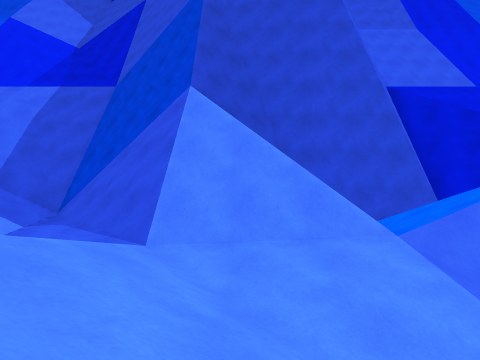
[1] (above)

24 first-person views from a walk through a 3-D level made in the Unity game engine. The camera is 1.3 m above the floor, looks level and sees 80° across. The floor is counted in squares, 2 m on a side. Each view is taken from the middle of a square. On the plan, view 1 faces up. The plan holds only what a view shows up to about 9 squares ahead; the rest is blank. The place goes on beyond the plan. The player is left out.

[2]
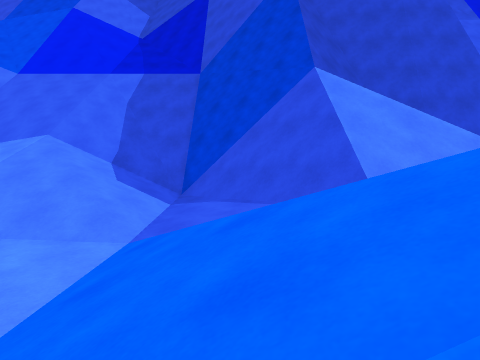

[3]
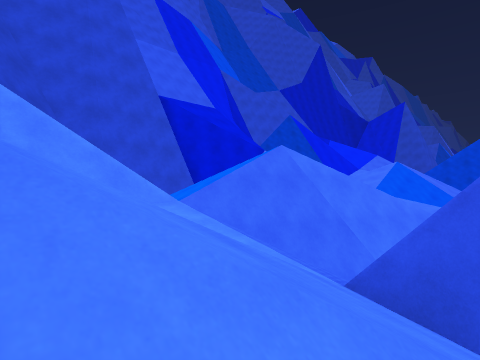

[4]
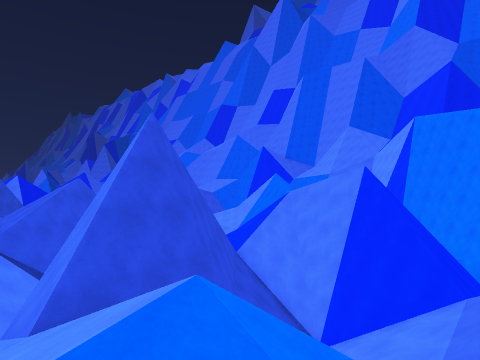

[5]
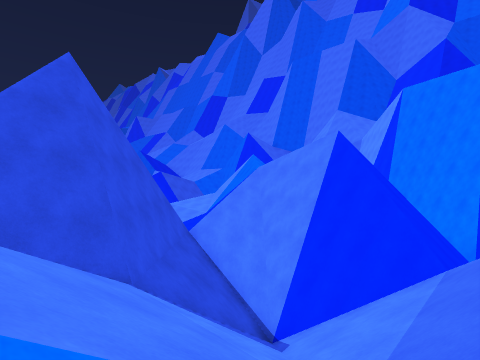

[6]
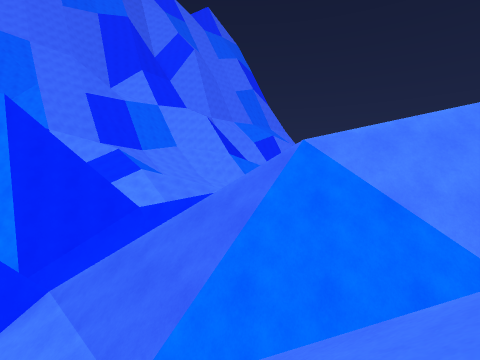

[7]
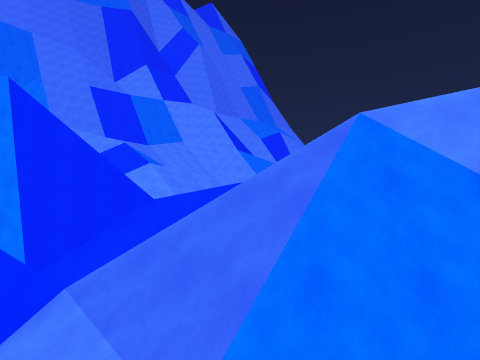

[8]
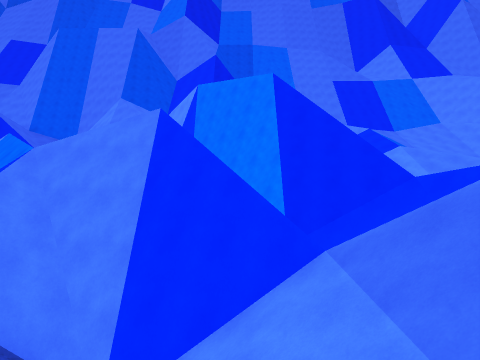

[9]
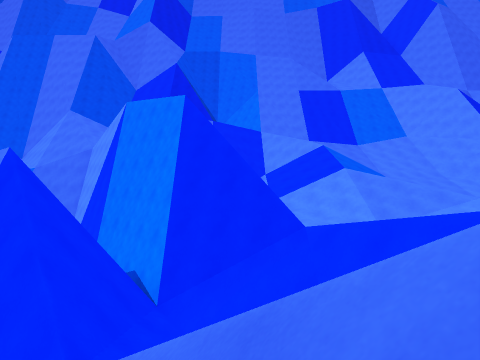

[10]
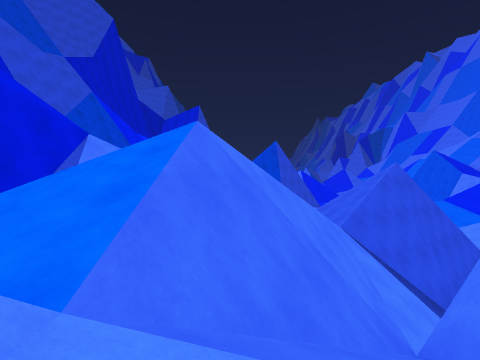

[11]
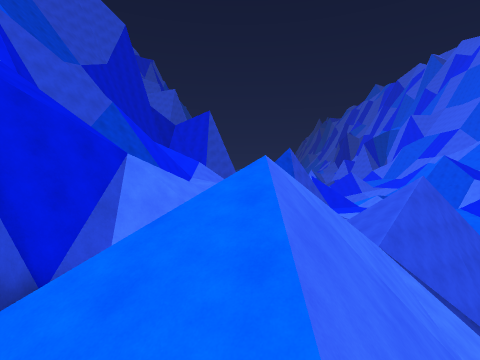

[12]
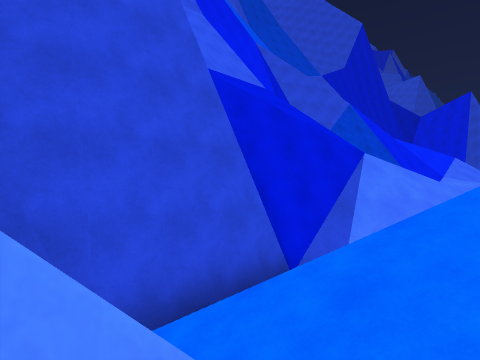

[13]
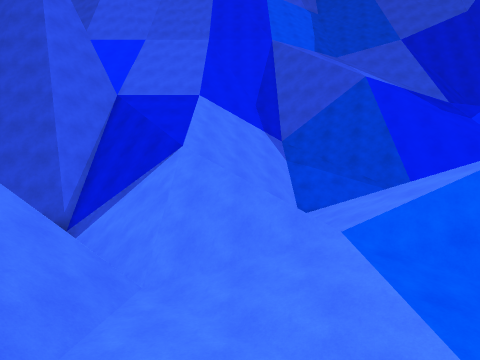

[14]
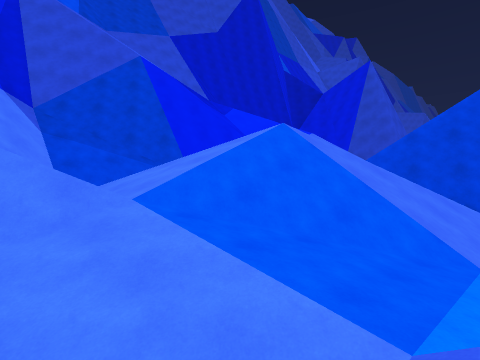

[15]
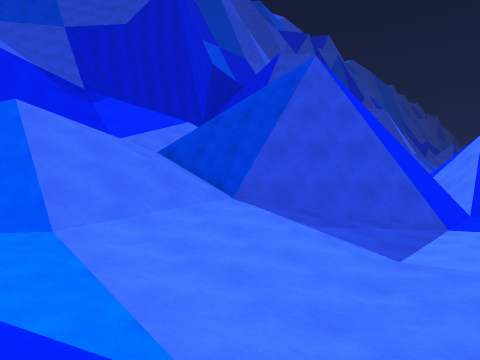

[16]
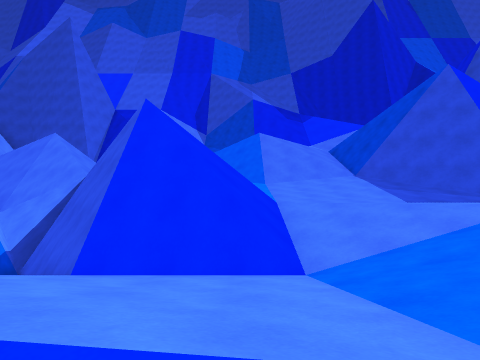

[17]
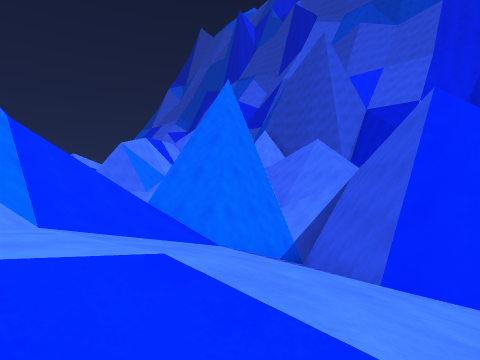

[18]
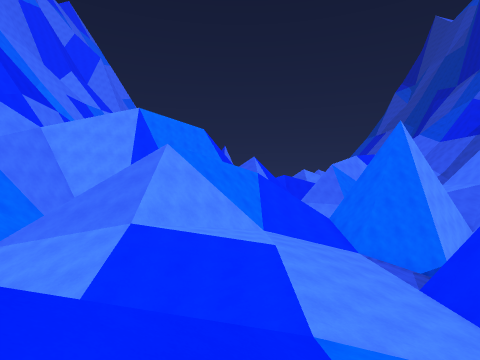

[19]
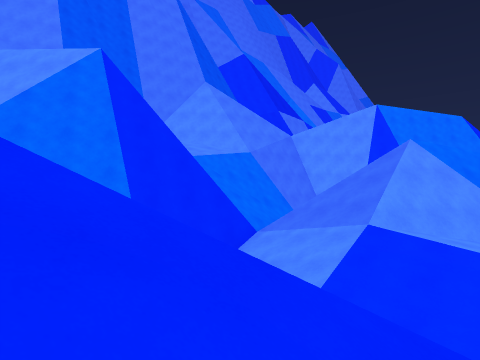

[20]
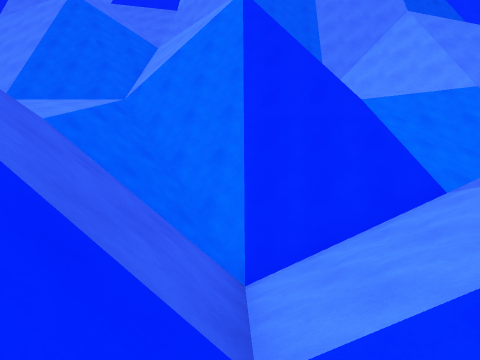

[21]
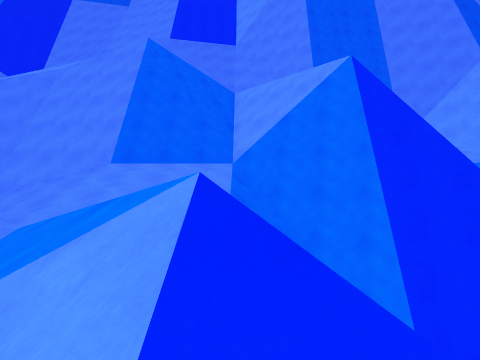

[22]
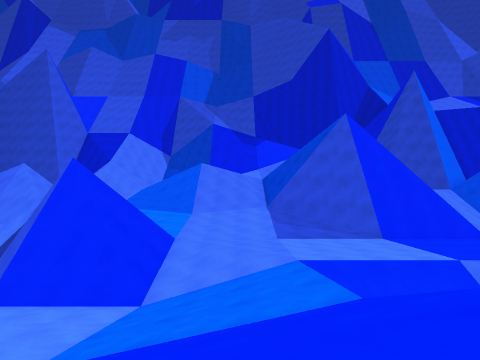

[23]
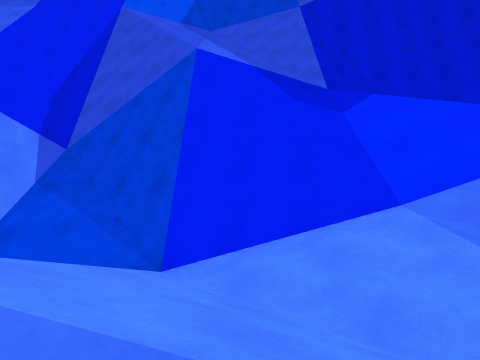

[24]
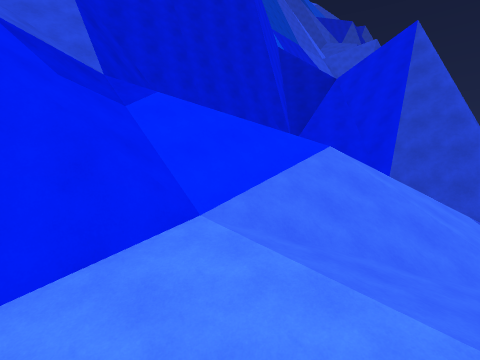

### Floor plan
Key: @ floor where view 1 was taken; # wall or solid block; . main floor; : floor 0.75 m higher than the main floor; - floor 0.75 m lower than the main floor; _ floor 1.5 m lower than the main floor; + floor 1.75 m higher than the main floor; * floor 2.5 m higher than the main floor; % floor 3.25 m higher than the main floor; < floor 3.25 m lower than the main floor; & floor 4 m higher than the main floor; / step, stairs or slope; = window, fence, low wall or low ledge; v drop or lower ground.
Columns run from 10 left of view 1 to 22 right of it. Each row starts with its distance up from view 1.
 12                       vv///##
 11                 #######vv///##
 10                 /// //##v/////
  9 ////##          v//  //## /////
  8 /////######    #vv//////####////
  7  /////##v########vv//////###=////
  6   ////%#v// =/  ##v// // /%//////
  5    ///*%#// =// /##////////&/////
  4    ///**%///=#////=/////////&///
  3     ++// /*%/##v///+/////////#
  2      +/////*//##v//++/+//////#
  1       /////////##v/  +++/////#
  0      ##///@/#####./// /+:::++##
 -1     ####////##  ##-v/   ::::::##
 -2     ==v##///##   ###v/  /......##
 -3      v///////##   ###v////.......
 -4       v///////##  #<##v////......
 -5        v///////####__####///.....
 -6         v####///###___===///.::::
 -7         -####=/////---/--////////
 -8      ##--#  ##=////...//.////
 -9      ###=#  ##==///...///////
-10        ###      ####::/..////
-11                    ##://.////
-12                   vv#=////////
-13                    ////////////
-14                     /////////%//
-15                      ////////  //
-16                    ..:####//// //
-17                    ##*#  ##//////
-18                           ##/////
-19                            ######
-20                             #####

Where each view was taken, in squares from view 1:
view 1: 0 up, 0 right, facing up
view 2: 0 up, 3 left, facing up
view 3: 1 down, 1 left, facing up-right
view 4: 1 up, 2 left, facing down-right
view 5: 1 down, 2 left, facing down-right
view 6: 0 up, 0 right, facing down-left
view 7: 1 down, 0 right, facing down-left
view 8: 2 down, 0 right, facing down
view 9: 3 down, 3 left, facing down
view 10: 3 up, 1 right, facing right
view 11: 4 up, 1 right, facing right
view 12: 4 up, 1 right, facing up-right
view 13: 1 down, 10 right, facing up
view 14: 0 up, 10 right, facing up-right
view 15: 4 down, 14 right, facing up-right
view 16: 10 down, 14 right, facing up
view 17: 10 down, 13 right, facing up-left
view 18: 10 down, 18 right, facing left
view 19: 10 down, 18 right, facing down-left
view 20: 11 down, 15 right, facing down
view 21: 11 down, 18 right, facing down
view 22: 12 down, 17 right, facing up
view 23: 3 up, 16 right, facing up
view 24: 4 up, 16 right, facing up-right
